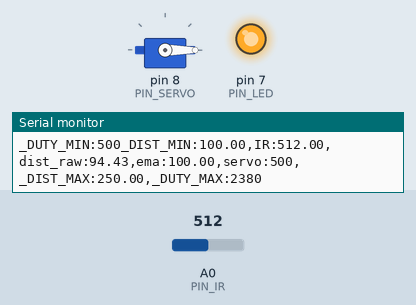
Simulated run of this sketch. Board: Arduino Uno, built with avr-gcc and run on an emulated ATmega328P. Shown: servo, output pins drawn as LEDs (lit = HIGH), the last lines printed to the serial monitor. The inputs (shaded band) are chosen by the test bench; at power-on: A0 (PIN_IR) = 512.

Above: at 1.2 s.
1.3 s: A0 (PIN_IR) set to 474
At 2.2 s:
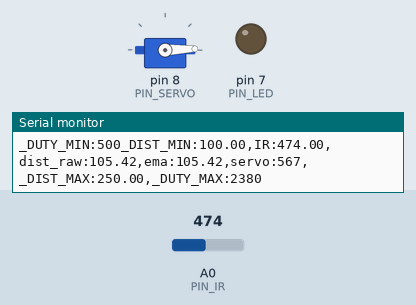
2.9 s: A0 (PIN_IR) set to 306
At 3.8 s:
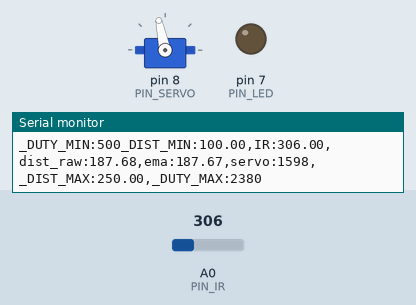
4.8 s: A0 (PIN_IR) set to 240
At 5.5 s:
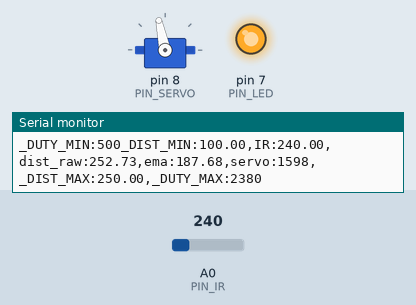
6.3 s: A0 (PIN_IR) set to 243
At 7.4 s:
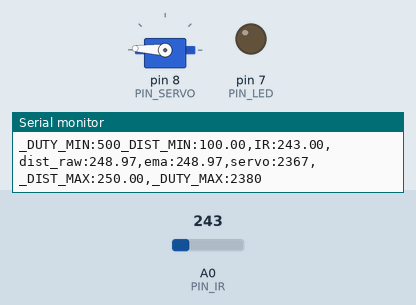
8.2 s: A0 (PIN_IR) set to 260
At 9.7 s:
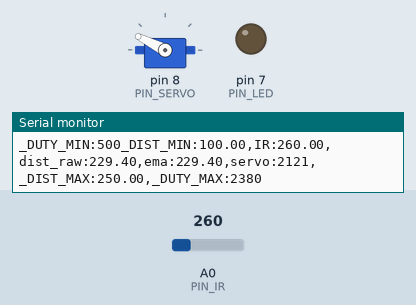
10.0 s: A0 (PIN_IR) set to 122
At 10.7 s:
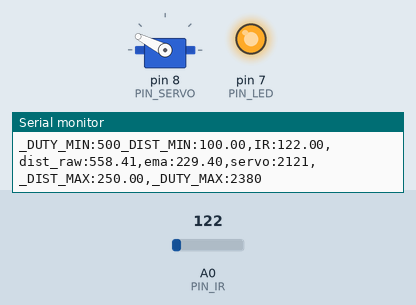
Timing chart, 0 to 12.5 s (numbered marks = the images above; inputs shaded):
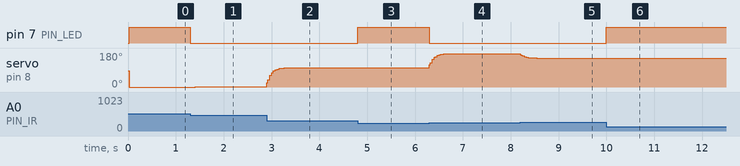

Measured:
- the behaviour switches between 493 and 492 on A0 (PIN_IR) (found by bisection; images 0 and 1)
- the behaviour switches between 242 and 243 on A0 (PIN_IR) (found by bisection; images 3 and 4)
- after the input at 1.3 s, pin 7 (PIN_LED): HIGH → LOW at once; servo on pin 8 (PIN_SERVO): 0° → 1° after 0.10 s, → 2° 0.08 s later
- after the input at 2.9 s, servo on pin 8 (PIN_SERVO): moves from 2° to 102° over 0.42 s, starting at once
- after the input at 4.8 s, pin 7 (PIN_LED): LOW → HIGH at once
- after the input at 6.3 s, pin 7 (PIN_LED): HIGH → LOW at once; servo on pin 8 (PIN_SERVO): moves from 102° to 177° over 0.48 s, starting at once
- after the input at 8.2 s, servo on pin 8 (PIN_SERVO): moves from 177° to 153° over 0.34 s, starting at once
- after the input at 10.0 s, pin 7 (PIN_LED): LOW → HIGH at once

The sketch:

17_example_3.ino
```cpp
#include <Servo.h>

// Arduino pin assignment

#define PIN_IR    0         // IR sensor at Pin A0
#define PIN_LED   7
#define PIN_SERVO 8

#define _DUTY_MIN 500  // servo full clock-wise position (0 degree)
#define _DUTY_NEU 1440  // servo neutral position (90 degree)
#define _DUTY_MAX 2380  // servo full counter-clockwise position (180 degree)

#define _DIST_MIN  100.0   // minimum distance 100mm
#define _DIST_MAX  250.0   // maximum distance 250mm

#define EMA_ALPHA  0.2      // for EMA Filter

#define LOOP_INTERVAL 20   // Loop Interval (unit: msec)

Servo myservo;
unsigned long last_loop_time;   // unit: msec

float dist_filtered = _DIST_MIN;
float dist_prev = _DIST_MIN;
float dist_ema = _DIST_MIN;

void setup()
{
  pinMode(PIN_LED, OUTPUT);

  myservo.attach(PIN_SERVO);
  myservo.writeMicroseconds(_DUTY_NEU);

  Serial.begin(1000000);    // 1,000,000 bps
}

void loop()
{
  unsigned long time_curr = millis();
  int duty;
  float a_value, dist_raw;

  // wait until next event time
  if (time_curr < (last_loop_time + LOOP_INTERVAL))
    return;
  last_loop_time += LOOP_INTERVAL;

  a_value = analogRead(PIN_IR);
  dist_raw = ((6762.0 / (a_value - 9.0)) - 4.0) * 10.0;

  if (dist_raw < _DIST_MIN || dist_raw > _DIST_MAX){
    dist_filtered = dist_prev;
    digitalWrite(PIN_LED , 1);// Put range Filter code here (_DIST_MIN ~ _DIST_MAX)
  }
  else{
    dist_filtered = dist_raw;
    digitalWrite(PIN_LED, 0);
  }
  dist_prev = dist_filtered;
  // and turn on LED if the distance is in the range

  dist_ema = EMA_ALPHA * dist_filtered + (1-EMA_ALPHA) * dist_ema; // Put EMA filter code here

  //duty = map(dist_ema, _DIST_MIN, _DIST_MAX, _DUTY_MIN, _DUTY_MAX);
  duty = _DUTY_MIN + ((dist_ema - _DIST_MIN) * (_DUTY_MAX - _DUTY_MIN)) / (_DIST_MAX - _DIST_MIN); // Put map() equivalent code here

  myservo.writeMicroseconds(duty);

  Serial.print("_DUTY_MIN:");  Serial.print(_DUTY_MIN);
  Serial.print("_DIST_MIN:");  Serial.print(_DIST_MIN);
  Serial.print(",IR:");        Serial.print(a_value);
  Serial.print(",dist_raw:");  Serial.print(dist_raw);
  Serial.print(",ema:");       Serial.print(dist_ema);
  Serial.print(",servo:");     Serial.print(duty);
  Serial.print(",_DIST_MAX:"); Serial.print(_DIST_MAX);
  Serial.print(",_DUTY_MAX:"); Serial.print(_DUTY_MAX);
  Serial.println("");
}
```
